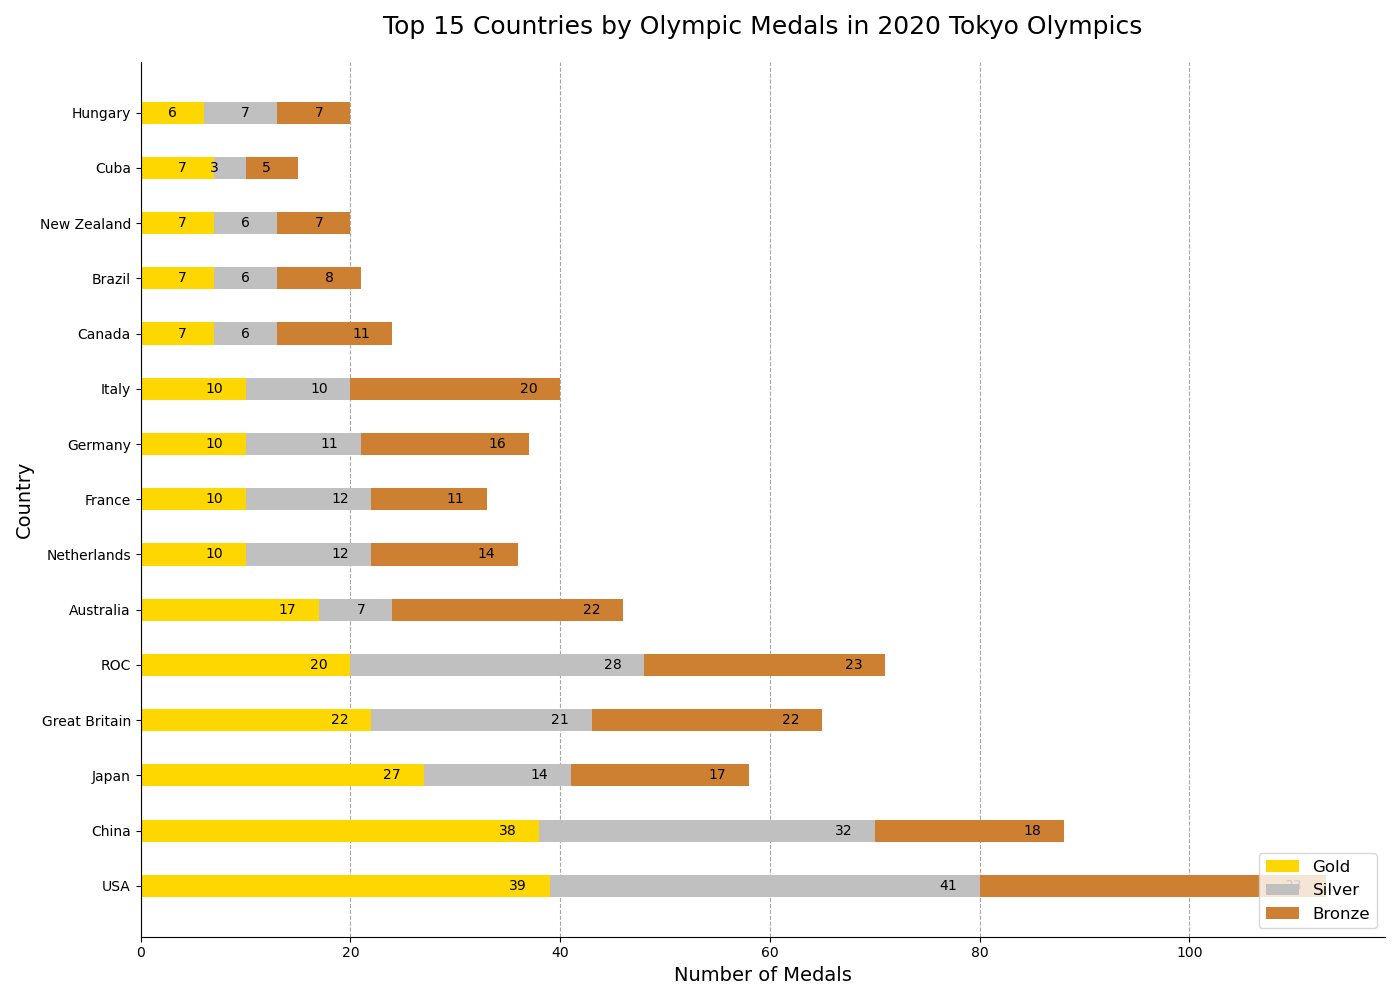

Here is the Python script that generated this plot:

import matplotlib.pyplot as plt

# Data
countries = [
    "USA", "China", "Japan", "Great Britain", "ROC", "Australia", 
    "Netherlands", "France", "Germany", "Italy", "Canada", "Brazil", 
    "New Zealand", "Cuba", "Hungary"
]
gold = [39, 38, 27, 22, 20, 17, 10, 10, 10, 10, 7, 7, 7, 7, 6]
silver = [41, 32, 14, 21, 28, 7, 12, 12, 11, 10, 6, 6, 6, 3, 7]
bronze = [33, 18, 17, 22, 23, 22, 14, 11, 16, 20, 11, 8, 7, 5, 7]

# Set up the matplotlib figure
fig, ax = plt.subplots(figsize=(14, 10))

# Horizontal bar chart
bars_gold = ax.barh(countries, gold, color='#FFD700', height=0.4, label='Gold')
bars_silver = ax.barh(countries, silver, left=gold, color='#C0C0C0', height=0.4, label='Silver')
bars_bronze = ax.barh(countries, bronze, left=[i+j for i,j in zip(gold, silver)], color='#CD7F32', height=0.4, label='Bronze')

# Set the title and labels
ax.set_title('Top 15 Countries by Olympic Medals in 2020 Tokyo Olympics', fontsize=18, pad=20)
ax.set_xlabel('Number of Medals', fontsize=14)
ax.set_ylabel('Country', fontsize=14)

# Remove the spines
for spine in ['top', 'right']:
    ax.spines[spine].set_visible(False)

# Set grid to be behind the bars
ax.set_axisbelow(True)
ax.xaxis.grid(color='gray', linestyle='dashed', alpha=0.7)

# Show Values on Bars
for bar in bars_gold:
    width = bar.get_width()
    label_x_pos = width - 3
    ax.text(label_x_pos, bar.get_y() + bar.get_height() / 2, f'{width}', ha='center', va='center', color='black')

for bar in bars_silver:
    width = bar.get_width()
    label_x_pos = bar.get_x() + width - 3
    ax.text(label_x_pos, bar.get_y() + bar.get_height() / 2, f'{width}', ha='center', va='center', color='black')

for bar in bars_bronze:
    width = bar.get_width()
    label_x_pos = bar.get_x() + width - 3
    ax.text(label_x_pos, bar.get_y() + bar.get_height() / 2, f'{width}', ha='center', va='center', color='black')

# Add a legend
ax.legend(loc='lower right', fontsize=12)

# Set the layout to be tight
plt.tight_layout()

# Show the plot
plt.show()
